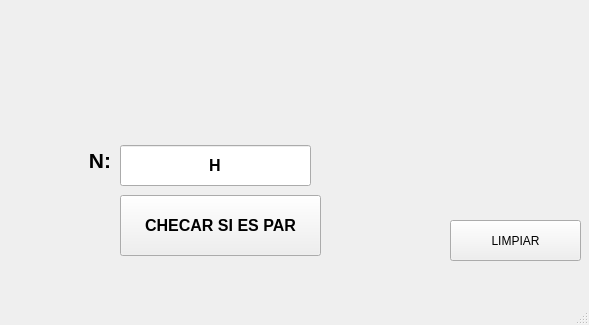
<?xml version="1.0" encoding="UTF-8"?>
<ui version="4.0">
 <class>MainWindow</class>
 <widget class="QMainWindow" name="MainWindow">
  <property name="geometry">
   <rect>
    <x>0</x>
    <y>0</y>
    <width>589</width>
    <height>325</height>
   </rect>
  </property>
  <property name="windowTitle">
   <string>MainWindow</string>
  </property>
  <widget class="QWidget" name="centralwidget">
   <widget class="QPushButton" name="btn_checar">
    <property name="geometry">
     <rect>
      <x>120</x>
      <y>195</y>
      <width>201</width>
      <height>61</height>
     </rect>
    </property>
    <property name="font">
     <font>
      <pointsize>12</pointsize>
      <weight>75</weight>
      <bold>true</bold>
     </font>
    </property>
    <property name="text">
     <string>CHECAR SI ES PAR</string>
    </property>
   </widget>
   <widget class="QLineEdit" name="txt_n">
    <property name="geometry">
     <rect>
      <x>120</x>
      <y>145</y>
      <width>191</width>
      <height>41</height>
     </rect>
    </property>
    <property name="font">
     <font>
      <pointsize>12</pointsize>
      <weight>75</weight>
      <bold>true</bold>
     </font>
    </property>
    <property name="text">
     <string>H</string>
    </property>
    <property name="alignment">
     <set>Qt::AlignCenter</set>
    </property>
   </widget>
   <widget class="QLabel" name="label">
    <property name="geometry">
     <rect>
      <x>40</x>
      <y>140</y>
      <width>71</width>
      <height>41</height>
     </rect>
    </property>
    <property name="font">
     <font>
      <pointsize>16</pointsize>
      <weight>75</weight>
      <bold>true</bold>
     </font>
    </property>
    <property name="text">
     <string>N:</string>
    </property>
    <property name="alignment">
     <set>Qt::AlignRight|Qt::AlignTrailing|Qt::AlignVCenter</set>
    </property>
   </widget>
   <widget class="QPushButton" name="btn_limpiar">
    <property name="geometry">
     <rect>
      <x>450</x>
      <y>220</y>
      <width>131</width>
      <height>41</height>
     </rect>
    </property>
    <property name="text">
     <string>LIMPIAR</string>
    </property>
   </widget>
   <widget class="QLabel" name="label_6">
    <property name="geometry">
     <rect>
      <x>80</x>
      <y>0</y>
      <width>431</width>
      <height>51</height>
     </rect>
    </property>
    <property name="text">
     <string/>
    </property>
    <property name="pixmap">
     <pixmap resource="../../PIP_UNIDAD_2_2021_3/recursos_proyecto.qrc">:/UAT_FIANS/Imagenes/FIANS.png</pixmap>
    </property>
    <property name="scaledContents">
     <bool>true</bool>
    </property>
   </widget>
   <widget class="QLabel" name="label_5">
    <property name="geometry">
     <rect>
      <x>520</x>
      <y>0</y>
      <width>71</width>
      <height>81</height>
     </rect>
    </property>
    <property name="text">
     <string/>
    </property>
    <property name="pixmap">
     <pixmap resource="../../PIP_UNIDAD_2_2021_3/recursos_proyecto.qrc">:/LOGO/Imagenes/HD-wallpaper-bob-esponja-mafioso-bob-esponja-gangster-mafioso-meme.jpg</pixmap>
    </property>
    <property name="scaledContents">
     <bool>true</bool>
    </property>
   </widget>
   <widget class="QLabel" name="label_4">
    <property name="geometry">
     <rect>
      <x>0</x>
      <y>0</y>
      <width>71</width>
      <height>81</height>
     </rect>
    </property>
    <property name="text">
     <string/>
    </property>
    <property name="pixmap">
     <pixmap resource="../../PIP_UNIDAD_2_2021_3/recursos_proyecto.qrc">:/NUMEROS/Imagenes/Boca_Juniors_logo18.svg.png</pixmap>
    </property>
    <property name="scaledContents">
     <bool>true</bool>
    </property>
   </widget>
  </widget>
  <widget class="QMenuBar" name="menubar">
   <property name="geometry">
    <rect>
     <x>0</x>
     <y>0</y>
     <width>589</width>
     <height>22</height>
    </rect>
   </property>
  </widget>
  <widget class="QStatusBar" name="statusbar"/>
 </widget>
 <resources>
  <include location="../../PIP_UNIDAD_2_2021_3/recursos_proyecto.qrc"/>
  <include location="../../../PIP_UNIDAD_2_2021_3/recursos_proyecto.qrc"/>
 </resources>
 <connections/>
</ui>
